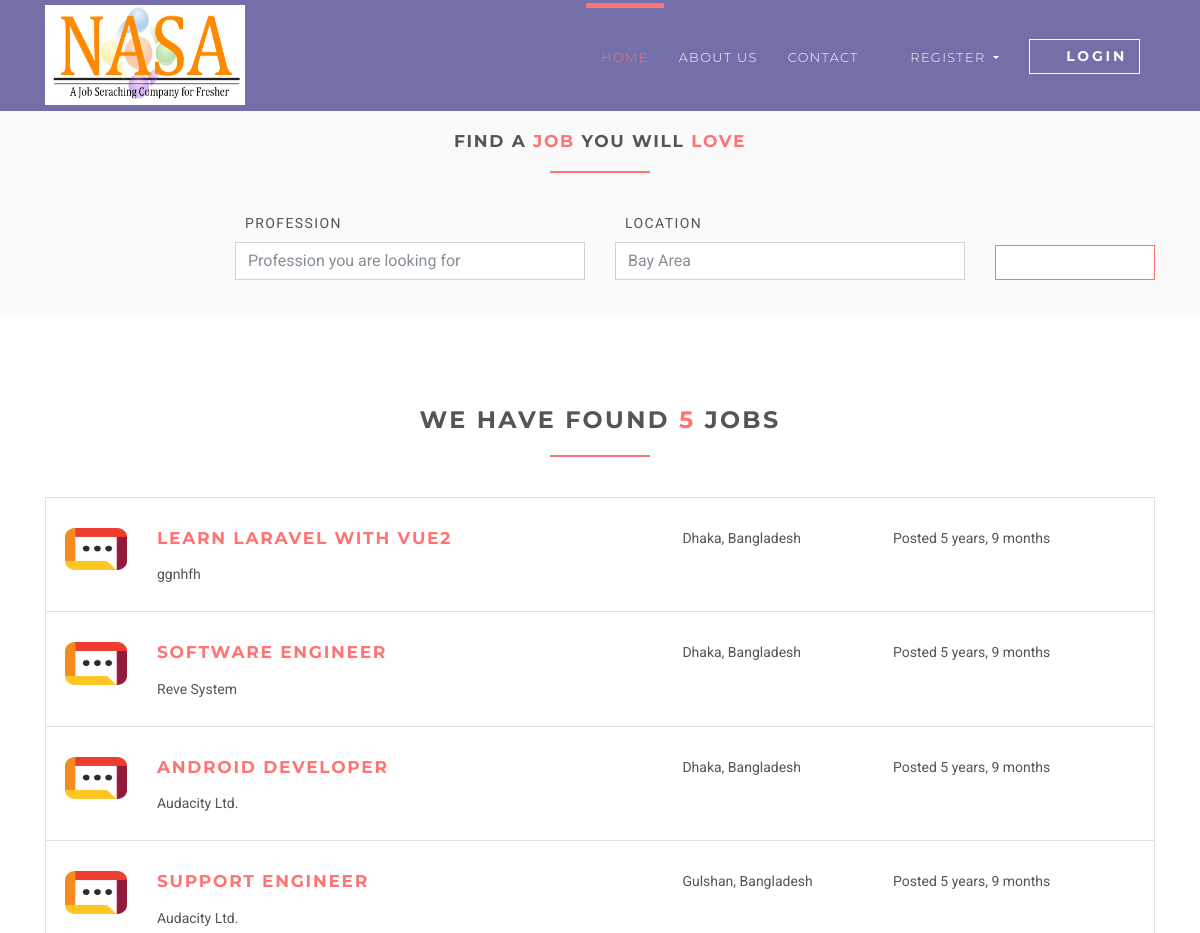
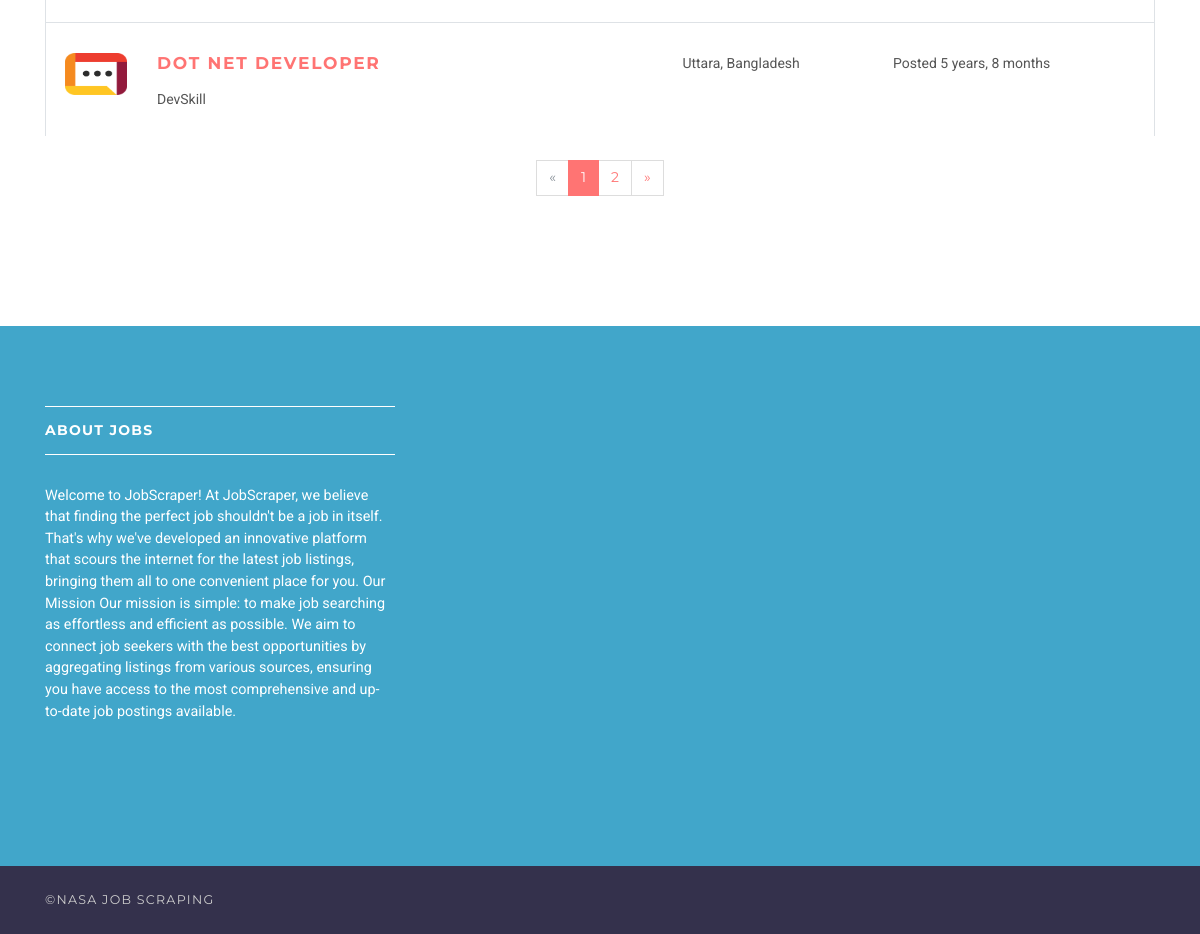
Page /jobs on the committed database (2 pictures, top to bottom).
### jobsapp/models.py (models this page shows, shortened)
class Job(models.Model):
    user = models.ForeignKey(User, on_delete=models.CASCADE)
    title = models.CharField(max_length=300)
    description = models.TextField()
    location = models.CharField(max_length=150)
    type = models.CharField(choices=JOB_TYPE, max_length=10)
    category = models.CharField(max_length=100)
    last_date = models.DateTimeField()
    company_name = models.CharField(max_length=100)
    company_description = models.CharField(max_length=300)
    website = models.CharField(max_length=100, default="")
    created_at = models.DateTimeField(default=timezone.now)
    filled = models.BooleanField(default=False)

### jobsapp/views/home.py (the view)
# urls.py: path('jobs', JobListView.as_view(), name='jobs'),
class JobListView(ListView):
    model = Job
    template_name = 'jobs/jobs.html'
    context_object_name = 'jobs'
    paginate_by = 5

### templates/jobs/jobs.html (shortened to what this page needs)
{% extends 'base.html' %}
{% load static %}
{% block content %}
    <section class="job-form-section job-form-section--compressed">
        <div class="container">
            <h4 class="heading">Find a <span class="accent">job </span> you will <span class="accent">love</span></h4>
            <form id="job-main-form" method="get" action="#" class="job-main-form">
                <div class="controls">
                    <div class="row align-items-end">
                        <div class="col-sm-1 col-lg-2"></div>
                        <div class="col-sm-5 col-lg-4 form-group">
                            <label for="profession">Profession</label>
                            <input type="text" id="profession" name="profession"
                                   placeholder="Profession you are looking for" class="form-control">
                        </div>
                        <div class="col-sm-5 col-lg-4 form-group">
                            <label for="location">Location</label>
                            <input type="text" id="location" name="location" placeholder="Any particular location?"
                                   value="Bay Area" class="form-control">
                        </div>
                        <div class="col-sm-1 col-lg-2 form-group">
                            <button type="submit" name="name"
                                    class="btn btn-outline-white-primary job-main-form__button">
                                <i class="fa fa-search"></i>
                            </button>
                        </div>
                    </div>
                </div>
            </form>
        </div>
    </section>
    <section>
        <div class="container">
            <h3 class="heading">We have found <span class="accent">{{ jobs.count }}</span> jobs</h3>
            {% for job in jobs %}
                <div class="job-listing  ">
                    <div class="row">
                        <div class="col-md-12 col-lg-6">
                            <div class="row">
                                <div class="col-2">
                                    <img src="{% static 'img/company-1.png' %}"
                                         alt="Ipsioou " class="img-fluid">
                                </div>
                                <div class="col-10">
                                    <h4 class="job__title"><a
                                            href="{% url 'jobs:jobs-detail' job.id %}">{{ job.title }}</a></h4>
                                    <p class="job__company">
                                        {{ job.company_name }}
                                    </p>
                                </div>
                            </div>
                        </div>
                        <div class="col-10 col-md-3 col-lg-2 ml-auto"><i class="fa fa-map-marker job__location"></i>
                            {{ job.location }}
                        </div>
                        <div class="col-10 col-md-3 col-lg-3 ml-auto">
                            <p>Posted {{ job.created_at|timesince }}</p>
                        </div>
                    </div>
                </div>
            {% endfor %}
            {% if is_paginated %}
                <div class="row">
                    <div class="col-md-12">
                        <nav aria-label="Page navigation example" class="d-flex justify-content-center mt-4 mb-4">
                            <ul class="pagination">
                                {% if page_obj.has_previous %}
                                    <li class="page-item">
                                        <a href="?page={{ page_obj.previous_page_number }}"
                                           class="page-link">&laquo;</a>
                                    </li>
                                {% else %}
                                    <li class="page-item disabled">
                                        <a class="page-link">&laquo;</a>
                                    </li>
                                {% endif %}
                                {% for i in page_obj.paginator.page_range %}
                                    {% if page_obj.number == i %}
                                        <li class="page-item active">
                                            <a class="page-link">{{ i }}</a>
                                        </li>
                                    {% else %}
                                        <li class="page-item">
                                            <a href="?page={{ i }}" class="page-link">{{ i }}</a>
                                        </li>
                                    {% endif %}
                                {% endfor %}
                                {% if page_obj.has_next %}
                                    <li class="page-item">
                                        <a href="?page={{ page_obj.next_page_number }}" class="page-link">&raquo;</a>
                                    </li>
                                {% else %}
                                    <li class="page-item disabled">
                                        <a class="page-link">&raquo;</a>
                                    </li>
                                {% endif %}
                            </ul>
                        </nav>
                    </div>
                </div>
            {% endif %}
        </div>
    </section>
{% endblock %}

### static/css/style.default.css (style rules this page uses)
html { height:100% }
body { height:100% }
section { position:relative;padding-top:90px;padding-bottom:90px }
button { cursor:pointer }
.heading { text-align:center;margin-bottom:40px }
.heading:after { content:" ";display:block;width:100px;height:2px;margin:20px auto 20px;background:#ff7473 }
a,button { -webkit-transition:all .2s ease-out;transition:all .2s ease-out }
a i.fa,button i.fa { margin:0 5px }
.accent { color:#ff7473 }
.job-form-section { padding:80px 0;background:#fafafa }
.job-form-section .job-main-form { margin-bottom:40px }
.job-form-section .job-main-form label { text-transform:uppercase;letter-spacing:0.1em;margin-left:10px }
.job-form-section.job-form-section--compressed { padding:20px }
.job-form-section.job-form-section--compressed .job-main-form { margin-bottom:0 }
.job-main-form__button { margin-top:15px;display:block;width:100% }
.job-listing { border:solid 1px #dee2e6;border-bottom:none;padding-top:30px;padding-bottom:10px;padding-left:19px;padding-right:15px;clear:both;-webkit-transition:all .2s ease-out;transition:all .2s ease-out }
.job__title { margin-top:0 }
.job__location { margin-right:5px;color:#868e96 }
.btn { font-weight:700;font-family:"Montserrat",Helvetica,Arial,sans-serif;border:1px solid transparent;text-transform:uppercase;letter-spacing:0.2em;padding:.375rem .75rem;font-size:.875rem;line-height:1.5;border-radius:0;-webkit-transition:background-color 0.15s ease-in-out,border-color 0.15s ease-in-out,-webkit-box-shadow 0.15s ease-in-out;transition:background-color 0.15s ease-in-out,border-color 0.15s ease-in-out,-webkit-box-shadow 0.15s ease-in-out;transition:background-color 0.15s ease-in-out,border-color 0.15s ease-in-out,box-shadow 0.15s ease-in-out;transition:background-color 0.15s ease-in-out,border-color 0.15s ease-in-out,box-shadow 0.15s ease-in-out,-webkit-box-shadow 0.15s ease-in-out }
.btn-outline-white-primary { color:#ff7473;background-color:#fff;background-image:none;border-color:#ff7473 }
body { font-family:"Roboto",Helvetica,Arial,sans-serif;font-size:.875rem;font-weight:400;line-height:1.5;color:#555;background-color:#fff }
a { color:#ff7473;text-decoration:none }
h1,h2,h3,h4,h5,h6,.h1,.h2,.h3,.h4,.box-simple h3,.box-image .name h3,.box-image-text .top .name h3,.box-image-text .top .name h4,.h5,.h6 { margin-bottom:1rem;font-family:"Montserrat",Helvetica,Arial,sans-serif;font-weight:700;line-height:1.2;color:#555;text-transform:uppercase;letter-spacing:0.1em }
h3,.h3 { font-size:1.4875rem }
h4,.h4,.box-simple h3,.box-image .name h3,.box-image-text .top .name h3,.box-image-text .top .name h4 { font-size:1.0675rem }
.page-item:first-child .page-link { border-top-left-radius:0rem;border-bottom-left-radius:0rem }
.page-item:last-child .page-link { border-top-right-radius:0rem;border-bottom-right-radius:0rem }
.page-item.active .page-link { color:#fff;background-color:#ff7473;border-color:#ff7473 }
.page-item.disabled .page-link { color:#868e96;background-color:#fff;border-color:#ddd }
.page-link { padding:.5rem .75rem;line-height:1.25;color:#ff7473;background-color:#fff;border:1px solid #ddd;font-family:"Montserrat",Helvetica,Arial,sans-serif }
.form-control { padding:.375rem .75rem;font-size:1rem;line-height:1.5;color:#868e96;background-color:#fff;border:1px solid #ced4da;border-radius:0;-webkit-transition:border-color ease-in-out 0.15s,-webkit-box-shadow ease-in-out 0.15s;transition:border-color ease-in-out 0.15s,-webkit-box-shadow ease-in-out 0.15s;transition:border-color ease-in-out 0.15s,box-shadow ease-in-out 0.15s;transition:border-color ease-in-out 0.15s,box-shadow ease-in-out 0.15s,-webkit-box-shadow ease-in-out 0.15s }
.form-control::placeholder { color:#868e96 }

### rows in the picture
Job: title "LEARN LARAVEL WITH VUE2", company_name "ggnhfh", location "Dhaka, Bangladesh", created_at "5 years, 9 months"
Job: title "SOFTWARE ENGINEER", company_name "Reve System", location "Dhaka, Bangladesh", created_at "5 years, 9 months"
Job: title "ANDROID DEVELOPER", company_name "Audacity Ltd.", location "Dhaka, Bangladesh", created_at "5 years, 9 months"
Job: title "SUPPORT ENGINEER", company_name "Audacity Ltd.", location "Gulshan, Bangladesh", created_at "5 years, 9 months"
Job: title "DOT NET DEVELOPER", company_name "DevSkill", location "Uttara, Bangladesh", created_at "5 years, 8 months"

### other values in the picture
{{ jobs.count }} "5"
{{ i }} "1"
{{ i }} "2"
